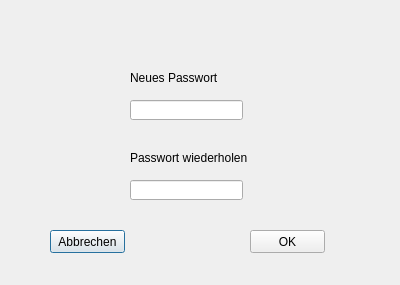
<?xml version="1.0" encoding="UTF-8"?>
<ui version="4.0">
 <class>changepasswordwindow</class>
 <widget class="QDialog" name="changepasswordwindow">
  <property name="geometry">
   <rect>
    <x>0</x>
    <y>0</y>
    <width>400</width>
    <height>285</height>
   </rect>
  </property>
  <property name="windowTitle">
   <string>Dialog</string>
  </property>
  <widget class="QLabel" name="label">
   <property name="geometry">
    <rect>
     <x>130</x>
     <y>70</y>
     <width>121</width>
     <height>16</height>
    </rect>
   </property>
   <property name="text">
    <string>Neues Passwort</string>
   </property>
  </widget>
  <widget class="QLabel" name="label_2">
   <property name="geometry">
    <rect>
     <x>130</x>
     <y>150</y>
     <width>121</width>
     <height>16</height>
    </rect>
   </property>
   <property name="text">
    <string>Passwort wiederholen</string>
   </property>
  </widget>
  <widget class="QLineEdit" name="lineEdit_1">
   <property name="geometry">
    <rect>
     <x>130</x>
     <y>180</y>
     <width>113</width>
     <height>20</height>
    </rect>
   </property>
  </widget>
  <widget class="QLineEdit" name="lineEdit_2">
   <property name="geometry">
    <rect>
     <x>130</x>
     <y>100</y>
     <width>113</width>
     <height>20</height>
    </rect>
   </property>
  </widget>
  <widget class="QPushButton" name="pushButton_1">
   <property name="geometry">
    <rect>
     <x>50</x>
     <y>230</y>
     <width>75</width>
     <height>23</height>
    </rect>
   </property>
   <property name="text">
    <string>Abbrechen</string>
   </property>
  </widget>
  <widget class="QPushButton" name="pushButton_2">
   <property name="geometry">
    <rect>
     <x>250</x>
     <y>230</y>
     <width>75</width>
     <height>23</height>
    </rect>
   </property>
   <property name="text">
    <string>OK</string>
   </property>
  </widget>
 </widget>
 <resources/>
 <connections/>
</ui>
